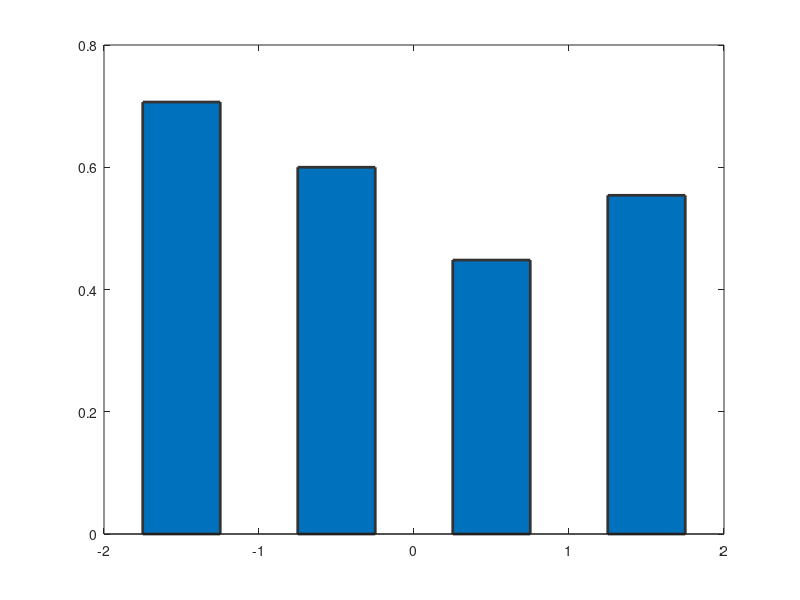

Reproduce this figure in MATLAB. (Note: this script raises an error after producing the figure.)
load('EXP2.mat')
graycolor = [0.2 0.2 0.2];
uniqsub = unique(data.subjects);
uniqcon = unique(data.condition).';
nsub = length(uniqsub);
ncond = length(uniqcon);

perf = nan(nsub,ncond);
for isub = 1:nsub
    for icond = 1:ncond
        idx = (data.subjects==uniqsub(isub)) & (data.condition==uniqcon(icond));
        perf(isub,icond) = mean(data.correct(idx));
    end
end

%% Figure 2b

maincond = uniqcon(1:end-1);
catchtrl = uniqcon(end);
mainperf = perf(:,1:end-1);

mPerf = mean(mainperf);
sPerf = std(mainperf)/sqrt(nsub);

figure();
xlim([-10 10]);
b = bar([-1.5 -0.5 0.5 1.5],mPerf,'barWidth',0.5,'LineWidth',2,'EdgeColor',[0.2 0.2 0.2],'FaceAlpha',0.6,'FaceColor',[0.2 0.2 0.2]);  
hold on 
errorbar([-1.5 -0.5 0.5 1.5],mPerf,sPerf,sPerf,'.','LineWidth',2,'Color',[0.2 0.2 0.2]);
plot(get(gca,'Xlim'),[0.5 0.5],'--','LineWidth',1.2,'Color',[0.2 0.2 0.2]);
plot([0,0],[0.8,0.2],'-','LineWidth',2,'Color',[0.2 0.2 0.2]);
ylim([0.2,0.8]);
xlabel('Foil distance from Target (deg)');
ylabel('Accuracy');
set(gca,'XTick',[-1.5 -0.5 0.5 1.5],'XTickLabel',maincond,'linewidth',3,'FontName','Helvectica','FontSize',12,'box','on')
title('Figure2b')

%% Figure 2c
catchperf = perf(:,end)*100;
diffperf = (mean(mainperf(:,[1,2]),2)-mean(mainperf(:,[3,4]),2))*100;
coef = polyfit(catchperf,diffperf,1);
xlimit = [20,105];

figure();
scatter(catchperf+randn(size(catchperf)),diffperf+randn(size(catchperf)),'filled','MarkerFaceAlpha',0.6,'MarkerFaceColor',graycolor);
hold on 
plot(xlimit,xlimit*coef(1)+coef(2),'LineWidth',2,'Color',graycolor)
plot([50,50],[-50,50],':','LineWidth',2,'Color',graycolor);
plot(xlimit,[0,0],':','LineWidth',2,'Color',graycolor);
ylim([-50,50]);
xlim(xlimit);
set(gca,'linewidth',3,'FontName','Helvectica','FontSize',12,'box','on')
xlabel('catch trial performance (%)')
ylabel('repulsion bias (%)')
title('Figure2c');

%% Figure 2d

niti = 5000;
bootCorr = nan(niti,1);
for iti = 1:niti
    sampId = datasample(1:nsub,nsub);
    bootCorr(iti) = corr(catchperf(sampId),diffperf(sampId));
end
figure();
histogram(bootCorr,200,'EdgeAlpha',0);hold on 
plot([0,0],[0,100],'LineStyle',':','LineWidth',2)
xlabel('Pearson''s r');
ylabel('counts');
set(gca,'linewidth',3,'FontName','Helvectica','FontSize',12,'box','on')
title('Figure 2d');

% In the paper, we used distributionPlot.m from https://www.mathworks.com/matlabcentral/fileexchange/23661-violin-plots-for-plotting-multiple-distributions-distributionplot-m
% distributionPlot(bootCorr)
